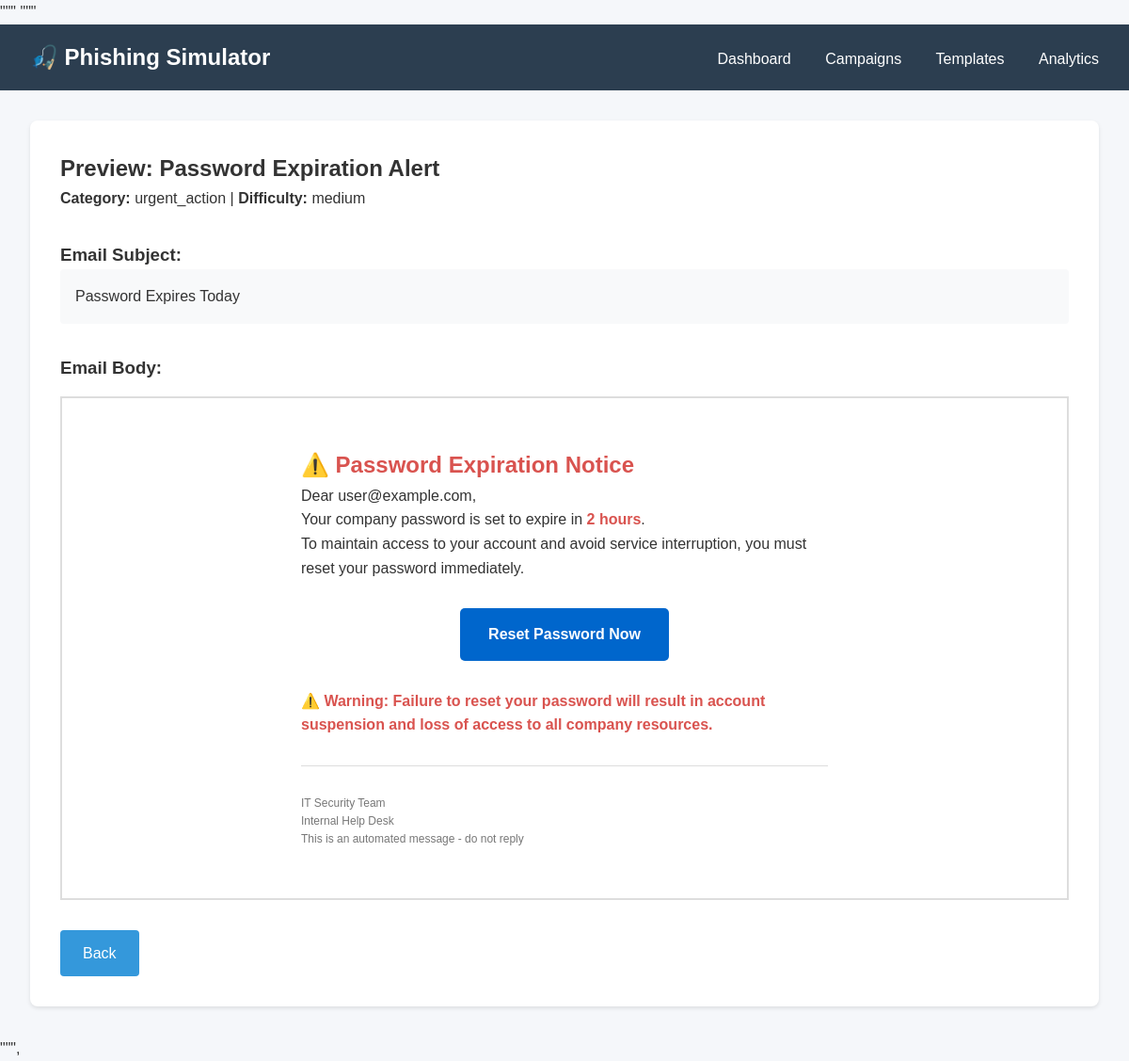
The page /template/1/preview on the database its author committed.
### app.py (models this page shows, shortened)
class Template(db.Model):
    id = db.Column(db.Integer, primary_key=True)
    name = db.Column(db.String(200), nullable=False)
    subject = db.Column(db.String(500), nullable=False)
    body = db.Column(db.Text, nullable=False)
    landing_page = db.Column(db.Text, nullable=False)
    category = db.Column(db.String(100))  # credential_harvesting, urgent_action, ceo_fraud, etc.
    difficulty = db.Column(db.String(50), default='medium')  # easy, medium, hard
    created_at = db.Column(db.DateTime, default=datetime.utcnow)
    campaigns = db.relationship('Campaign', backref='template', lazy=True)

### app.py (the view)
@app.route('/template/<int:template_id>/preview')
def preview_template(template_id):
    template = Template.query.get_or_404(template_id)
    preview_body = template.body
    preview_body = preview_body.replace('{{tracking_url}}', '#')
    preview_body = preview_body.replace('{{target_email}}', 'user@example.com')
    preview_body = preview_body.replace('{{target_name}}', 'John Doe')
    return render_template('preview_template.html',
                           template=template,
                           preview_body=preview_body)

### templates/preview_template.html (shortened to what this page needs)
 """{% extends "base.html" %}
{% block content %}
<div class="card">
    <h2>Preview: {{ template.name }}</h2>
    <p><strong>Category:</strong> {{ template.category }} | <strong>Difficulty:</strong> {{ template.difficulty }}</p>
    <h3 style="margin-top: 2rem;">Email Subject:</h3>
    <div style="background: #f8f9fa; padding: 1rem; border-radius: 4px;">{{ template.subject }}</div>
    <h3 style="margin-top: 2rem;">Email Body:</h3>
    <div style="border: 2px solid #ddd; padding: 2rem; background: white; margin-top: 1rem;">{{ preview_body|safe }}</div>
    <a href="/templates" class="btn" style="margin-top: 2rem;">Back</a>
</div>
{% endblock %}

### templates/base.html (style rules this page uses)
* { margin: 0; padding: 0; box-sizing: border-box; }
body { font-family: -apple-system, system-ui, sans-serif; background: #f5f7fa; }
.card { background: white; border-radius: 8px; padding: 2rem; margin-bottom: 2rem; box-shadow: 0 2px 4px rgba(0,0,0,0.1); }
.btn { background: #3498db; color: white; padding: 0.75rem 1.5rem; border: none; border-radius: 4px; cursor: pointer; text-decoration: none; display: inline-block; }

### rows shown on the page
Template: name "Password Expiration Alert", category "urgent_action", difficulty "medium", subject "Password Expires Today"
